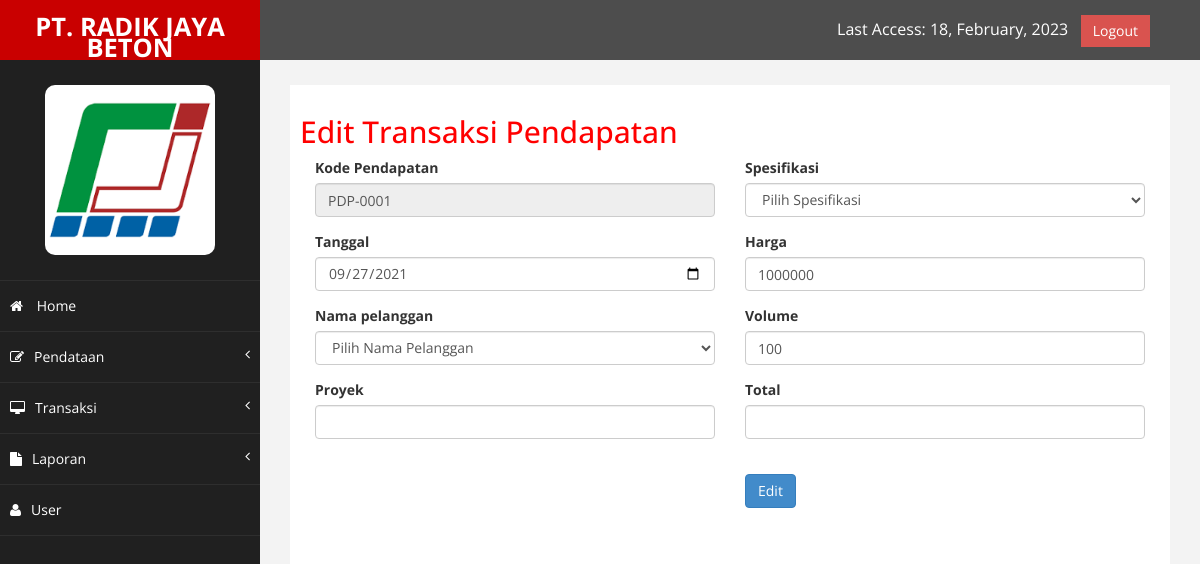
/admin/index.php?halaman=editpendapatan&id=1 (signed in), run on the app's committed database.
### tables this page shows
CREATE TABLE `pendapatan` (
  `no_pendapatan` int(11) NOT NULL,
  `tanggal` date NOT NULL,
  `kd_pendapatan` varchar(200) NOT NULL,
  `kd_pelanggan` varchar(256) NOT NULL,
  `nama_pelanggan` varchar(200) NOT NULL,
  `proyek` varchar(250) NOT NULL,
  `kd_barang` varchar(256) NOT NULL,
  `spesifikasi` varchar(15) NOT NULL,
  `harga` int(11) NOT NULL,
  `volume` int(5) NOT NULL,
  `total` int(20) NOT NULL
);

### admin/editpendapatan.php (the view, shortened to what this page needs)
<h2>Edit Transaksi Pendapatan</h2>
<?php
include 'koneksi.php';
$ambil = $koneksi->query("SELECT * FROM pendapatan WHERE no_pendapatan='$_GET[id]'");
$pecah = $ambil->fetch_assoc();
?>
<form method="post">
     <div class="col-md-6">
          <div class="form-group">
               <label>Kode Pendapatan</label>
               <input type="text" class="form-control" name="kd_pendapatan" required value="<?php echo $pecah['kd_pendapatan']; ?>" readonly />
          </div>
          <div class="form-group">
               <label>Tanggal</label>
               <input type="date" class="form-control" name="tanggal" required value="<?php echo $pecah['tanggal']; ?>" />
          </div>
          <div class="form-group">
               <label>Nama pelanggan</label>
               <select class="form-control" name="nama_pelanggan">
                    <option value="0">Pilih Nama Pelanggan</option>
               </select>
          </div>
          <div class=" form-group">
               <label>Proyek</label>
               <input type="text" class="form-control" name="proyek" required />
          </div>
     </div>
     <div class="col-md-6">
          <?php
          echo '
	<div class="form-group">
		<label>Spesifikasi</label>
		<select  class="form-control" name="spesifikasi" onchange="document.getElementById(\'harga\').value = barang[this.value]">';
          echo '<option>Pilih Spesifikasi</option>';
          echo '</select>';
          ?>
     </div>
     <div class=" form-group">
          <label>Harga</label>
          <input type="text" class="form-control" name="harga" id="harga" onkeyup="sum();" required value="<?php echo $pecah['harga']; ?>" />
     </div>
     <div class=" form-group">
          <label>Volume</label>
          <input type="text" class="form-control" name="volume" id="volume" onkeyup="sum();" required value="<?php echo $pecah['volume']; ?>" />
     </div>
     <div class=" form-group">
          <label>Total</label>
          <input type="text" class="form-control" name="total" id="total" required />
     </div>
     <br>
     <button class="btn btn-primary" name="edit">Edit</button>
     </div>
</form>
</div>
</div>
</div>

### admin/assets/css/custom.css (style rules this page uses)
body { font-family: 'Open Sans', sans-serif; }
h2 { color: #f00; }

### data on the page
pendapatan: kd_pendapatan "PDP-0001", tanggal "09/27/2021", harga "1000000", volume "100"
